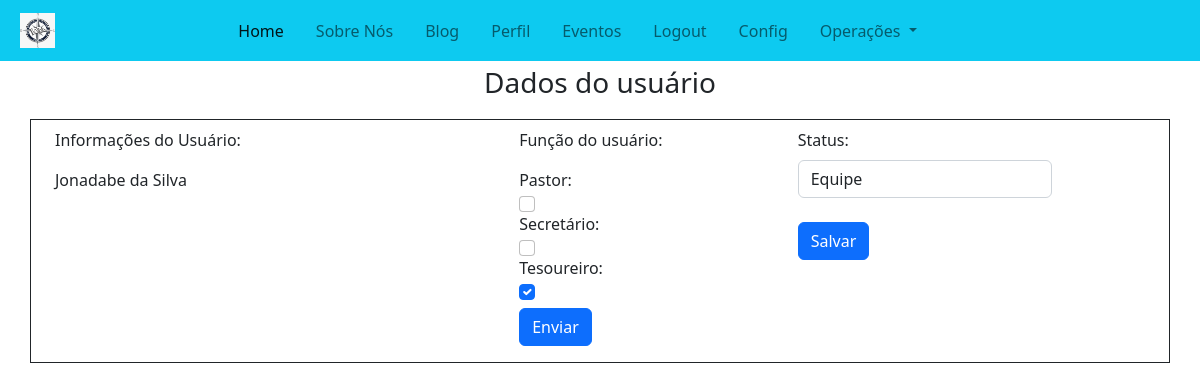
The app's page /secretarial/user/2 (signed in) with its own data.
### users/models.py (models this page shows, shortened)
class CustomUser(AbstractUser):
    profile_image = ResizedImageField(
        size=[200, 200], upload_to=user_profile_image_path, blank=True, null=True
    )
    date_of_birth = models.DateField(
        blank=True, null=True, auto_now=False, auto_now_add=False
    )
    address = models.CharField(blank=True, max_length=255)
    email = models.EmailField(blank=False, null=False)
    phone_number = PhoneNumberField(
        blank=True, unique=True, region="BR", null=True)
    is_whatsapp = models.BooleanField(blank=True, default=False)
    about = models.TextField(blank=True)
    married_to = models.ForeignKey(
        "self", on_delete=models.SET_NULL, null=True, blank=True, related_name="spouse"
    )
    date_of_marriage = models.DateField(
        blank=True, null=True, auto_now=False, auto_now_add=False
    )
    is_pastor = models.BooleanField(blank=True, default=False)
    is_secretary = models.BooleanField(blank=True, default=False)
    is_treasurer = models.BooleanField(blank=True, default=False)
    class Types(models.TextChoices):
        REGULAR = "REGULAR", "Membro"
        STAFF = "EQUIPE", "Equipe"
        ONLY_WORKER = "TRABALHADOR", "Contratado"
        CONGREGATED = "CONGREGADO", "Congregado"
        SIMPLE_USER = "USUARIO", "Usuário"
    type = models.CharField(
        _("Type"), max_length=50, choices=Types.choices, default=Types.SIMPLE_USER
    )

### secretarial/views/user_detail_qualifying_view.py (the view)
# urls.py: path("user/<int:pk>", UserDetailQualifyingView.as_view(), name="user-qualify"),
class UserDetailQualifyingView(PermissionRequiredMixin, UpdateView):
    permission_required = [
        "users.change_customuser",
        "users.delete_customuser",
        "users.add_customuser",
    ]
    model = CustomUser
    template_name = "secretarial/user_detail_qualify.html"
    form_class = UpdateUserRoleModelForm
    context_object_name = "user_object"
    def get_context_data(self, **kwargs):
        context = super().get_context_data(**kwargs)
        user = CustomUser.objects.get(pk=self.kwargs["pk"])
        context["user_type"] = user.type
        initial_data = {
            "is_pastor": user.is_pastor,
            "is_secretary": user.is_secretary,
            "is_treasurer": user.is_treasurer,
        }
        context["form_q"] = UserQualifyingForm(initial=initial_data)
        return context

### secretarial/forms/update_user_role_form.py
class UpdateUserRoleModelForm(forms.ModelForm):
    def __init__(self, *args, **kwargs):
        super(UpdateUserRoleModelForm, self).__init__(*args, **kwargs)
        self.fields['type'].widget.attrs['id'] = 'id_type'
    class Meta:
        model = CustomUser
        fields = ("type",)
        labels = {
            "type": "Status"
        }
        widgets = {
            "type": forms.Select(
                attrs={
                    "class": "grid-item d-inline form-control my-2",
                }
            ),
        }

### secretarial/forms/qualify_user_form.py
class UserQualifyingForm(forms.ModelForm):
    class Meta:
        model = CustomUser
        fields = ["is_pastor", "is_secretary", "is_treasurer"]
        widgets = {
            "is_pastor": forms.CheckboxInput(attrs={"class": "form-check-input d-block"}),
            "is_secretary": forms.CheckboxInput(attrs={"class": "form-check-input d-block"}),
            "is_treasurer": forms.CheckboxInput(attrs={"class": "form-check-input d-block"}),
        }
        labels = {
            "is_pastor": "Pastor",
            "is_secretary": "Secretário",
            "is_treasurer": "Tesoureiro",
        }

### core/core_context_processor.py (called while the page is built)
def context_user_data(request):
    file_path = find("json/church_info.json")
    church_info = {}
    try:
        with open(file_path, "r") as file:
            church_info = json.load(file)
    except FileNotFoundError:
        print("Erro: File not found")
    if request.user.is_authenticated:
        user = CustomUser.objects.get(pk=request.user.id)
        return {
            "user": user,
            "church_info": church_info,
        }
    else:
        return {"church_info": church_info}

### secretarial/templates/secretarial/user_detail_qualify.html (shortened to what this page needs)
{% extends 'core/base.html' %} {% block content %} {% load static %}
<div class="container text-center">
  <p class="fs-3 fw-light">Dados do usuário</p>
</div>
<div class="container border border-dark">
  <div class="container py-2">
    <div class="row">
      <div class="col-5">
        <p>Informações do Usuário:</p>
        <p>{{user_object.first_name}} {{user_object.last_name}}</p>
      </div>
      <div class="col-3">
      {% if user_object.type == "CONGREGADO" or user_object.type == "USUARIO" %}
        <p>Função do usuário:</p>
        <p>Esse usuário não pode ter função, pois não é membro</p>
        {% else %}
        <p>Função do usuário:</p>
        <form
          method="POST"
          action="{% url 'users:update-user-functions' user_object.id %}"
        >
          {% csrf_token %} {{form_q}}
          <input
            type="submit"
            value="Enviar"
            name="submit"
            class="btn btn-primary my-2"
          />
        </form>
      {% endif %}
    </div>
      <div class="col-3">
        <form
          method="POST"
          action="{% url 'users:update-user-type' user_object.id %}"
        >
          <p>{{form}}</p>
          <input
            type="submit"
            name="Enviar"
            class="btn btn-primary"
            value="Salvar"
          />
        </form>
      </div>
    </div>
  </div>
</div>
{% endblock %}

### records on screen
CustomUser: first_name "Jonadabe", last_name "da Silva", type "Equipe"
